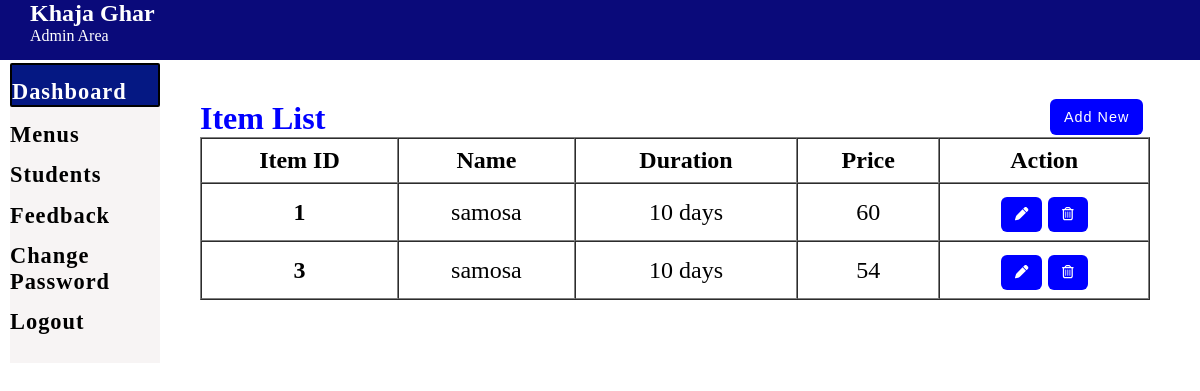
The app's page /admin_Dash/menus.php (signed in) with its own data.
### tables this page shows
CREATE TABLE `item` (
  `item_id` int(11) NOT NULL,
  `item_name` varchar(240) DEFAULT NULL,
  `item_price` int(100) DEFAULT NULL,
  `item_duration` varchar(240) DEFAULT NULL,
  `item_img` text DEFAULT NULL
);

### admin_Dash/menus.php (the view, shortened to what this page needs)
<?php  include("nav_bar.php")?>
<section style="position:absolute; left:200px; top: 100px;">
    <div>
        <h1 style="color: blue; font-size: 2rem;">Item List</h1>
        <button style="margin-left:850px; position: absolute; top: -6px; font-size: .9rem;" class="btn"><a style="text-decoration: none; color:white;" href="add_item.php">Add New</a></button>
        <?php
     include('../php/partials/dbconnect.php');
      $sql = "SELECT * FROM item";
      $result = $conn->query($sql);
      if($result->num_rows > 0){
       echo '<table class="mytable" width="950" border="1" cellspacing="0">
       <thead>
        <tr>
         <th>Item ID</th>
         <th>Name</th>
         <th>Duration</th>
         <th>Price</th>
         <th>Action</th>
        </tr>
       </thead>
       <tbody>';
        while($row = $result->fetch_assoc()){
          echo '<tr>';
          echo '<th scope="row">'.$row["item_id"].'</th>';
          echo '<td>'. $row["item_name"].'</td>';
          echo '<td>'.$row["item_duration"].'</td>';
          echo '<td>'.$row["item_price"].'</td>';
          echo '<td><form action="edit_item.php" method="POST" style="display: inline;"> <input type="hidden" name="id" value='. $row["item_id"] .'><button type="submit" class="btn btn-info mr-3" name="view" value="View"><i class="fas fa-pen"></i></button></form>
          <form action="" method="POST" style="display: inline;" ><input type="hidden" name="id" value='. $row["item_id"] .'><button type="submit" class="btn btn-secondary" name="delete" value="Delete"><i class="far fa-trash-alt"></i></button></form></td>
         </tr>';
        }
        echo '</tbody>
        </table>';
      } else {
        echo "0 Result";
      }
     ?>
    </div>
<?php  include("footer.php")?>

### css/admin.css (style rules this page uses)
* { margin: 0px; padding: 0px; }

### css/admin_util.css (style rules this page uses)
.btn { margin-top: 5px; outline: none; color: white; border-radius: 6px; background-color: blue; padding: 10px 14px; border: none; cursor: pointer; letter-spacing: 1px; }
table.mytable th,td { padding:8px; margin: 4px; font-size: 1.5rem; }
table.mytable th,td { text-align: center; }

### records on screen
item: item_id "1", item_name "samosa", item_duration "10 days", item_price "60"
item: item_id "3", item_name "samosa", item_duration "10 days", item_price "54"
